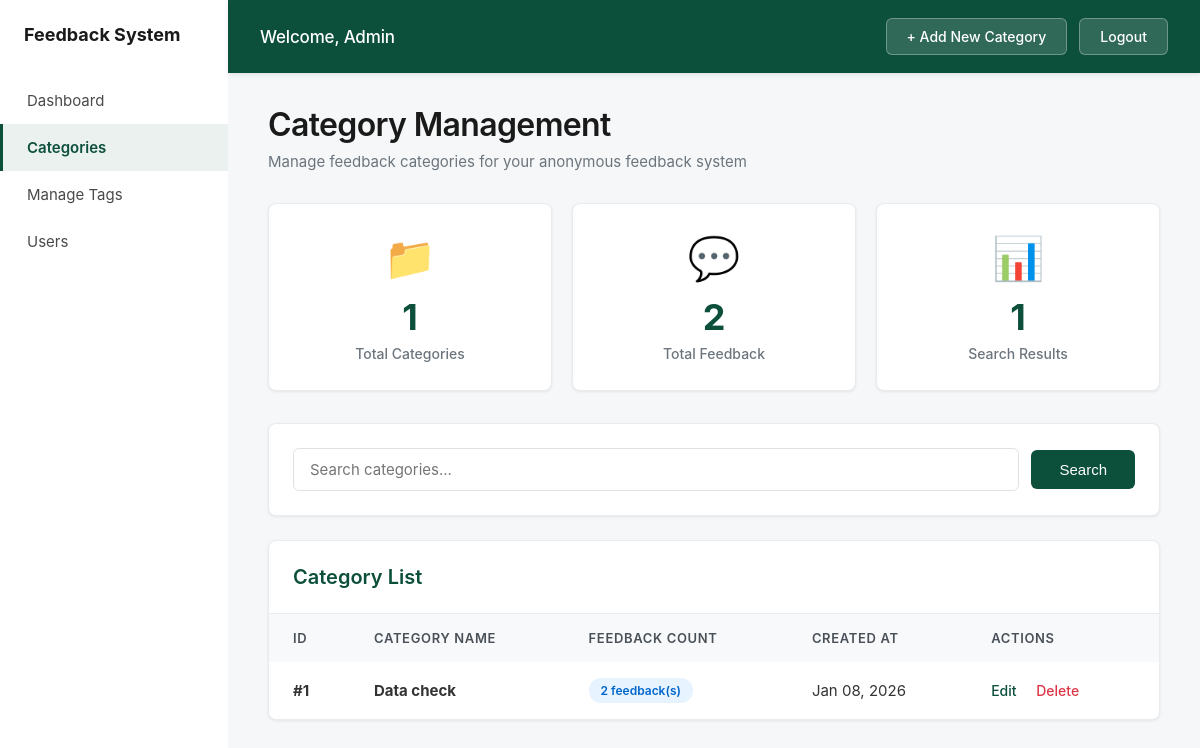
/category/manage_category.php (signed in), run on the app's committed database.
### tables this page shows
CREATE TABLE `category` (
  `category_id` int(11) NOT NULL,
  `category_name` varchar(255) NOT NULL,
  `created_at` timestamp NOT NULL DEFAULT current_timestamp()
);

### category/manage_category.php (the view, shortened to what this page needs)
<?php
include('../db/db.php');
$search_query = isset($_GET['search']) ? trim($_GET['search']) : '';
$sql = "SELECT c.*,
        (SELECT COUNT(*) FROM feedback WHERE category_id = c.category_id) as feedback_count
        FROM category c
        WHERE 1=1";
$sql .= " ORDER BY c.created_at DESC";
$result = $conn->query($sql);
$total_categories = $conn->query("SELECT COUNT(*) as count FROM category")->fetch_assoc()['count'];
$total_feedback = $conn->query("SELECT COUNT(*) as count FROM feedback")->fetch_assoc()['count'];
$username = isset($_SESSION['username']) ? $_SESSION['username'] : 'Admin';
?>
<!DOCTYPE html>
<html lang="en">
<head>
    <link rel="stylesheet" href="manage_category.css">
</head>
<body>
<div class="main-layout">
    <aside class="sidebar">
        <div class="system-title">Feedback System</div>
        <nav class="nav-menu">
            <a href="../admin/admin_dashboard.php" class="nav-item">Dashboard</a>
            <a href="manage_category.php" class="nav-item active">Categories</a>
            <a href="../admin/manage_tags.php" class="nav-item">Manage Tags</a>
            <a href="../admin/manage_users.php" class="nav-item">Users</a>
        </nav>
    </aside>
    <div class="content-area">
        <header class="top-header">
            <div class="welcome-text">
                Welcome, <?php echo htmlspecialchars($username); ?>
            </div>
            <div class="header-buttons">
                <a href="add_category.php" class="btn-header">+ Add New Category</a>
                <a href="../user/logout.php" class="logout-btn">Logout</a>
            </div>
        </header>
        <main class="dashboard-content">
            <div class="page-header">
                <h1>Category Management</h1>
                <p>Manage feedback categories for your anonymous feedback system</p>
            </div>
            <div class="stats-container">
                <div class="stat-card">
                    <div class="icon">📁</div>
                    <h3><?php echo $total_categories; ?></h3>
                    <p>Total Categories</p>
                </div>
                <div class="stat-card">
                    <div class="icon">💬</div>
                    <h3><?php echo $total_feedback; ?></h3>
                    <p>Total Feedback</p>
                </div>
                <div class="stat-card">
                    <div class="icon">📊</div>
                    <h3><?php echo $result->num_rows; ?></h3>
                    <p>Search Results</p>
                </div>
            </div>
            <div class="search-container">
                <form method="GET" action="" class="search-form">
                    <input
                        type="text"
                        name="search"
                        class="search-input"
                        placeholder="Search categories..."
                        value="<?php echo htmlspecialchars($search_query); ?>"
                    >
                    <button type="submit" class="search-btn">Search</button>
                </form>
            </div>
            <div class="table-container">
                <div class="table-header">
                    <h2>Category List</h2>
                </div>
                <?php if ($result->num_rows > 0): ?>
                    <table>
                        <thead>
                            <tr>
                                <th>ID</th>
                                <th>Category Name</th>
                                <th>Feedback Count</th>
                                <th>Created At</th>
                                <th>Actions</th>
                            </tr>
                        </thead>
                        <tbody>
                            <?php while ($row = $result->fetch_assoc()): ?>
                                <tr>
                                    <td><strong>#<?php echo htmlspecialchars($row['category_id']); ?></strong></td>
                                    <td>
                                        <strong><?php echo htmlspecialchars($row['category_name']); ?></strong>
                                    </td>
                                    <td>
                                        <span class="badge badge-primary">
                                            <?php echo $row['feedback_count']; ?> feedback(s)
                                        </span>
                                    </td>
                                    <td><?php echo date('M d, Y', strtotime($row['created_at'])); ?></td>
                                    <td>
                                        <a href="edit_category.php?id=<?php echo $row['category_id']; ?>" class="action-link">
                                            Edit
                                        </a>
                                        <a
                                            href="delete_category.php?id=<?php echo $row['category_id']; ?>"
                                            class="action-link delete-link"
                                            onclick="return confirm('Are you sure you want to delete this category?\n\nWarning: This category has <?php echo $row['feedback_count']; ?> feedback(s) associated with it.');"
                                        >
                                            Delete
                                        </a>
                                    </td>
                                </tr>
                            <?php endwhile; ?>
                        </tbody>
                    </table>
                <?php endif; ?>
            </div>
        </main>
    </div>
</div>
</body>
</html>

### category/manage_category.css (style rules this page uses)
* { margin: 0; padding: 0; box-sizing: border-box; }
body { font-family: -apple-system, BlinkMacSystemFont, 'Segoe UI', Roboto, Oxygen, Ubuntu, Cantarell, sans-serif; background: #f5f7f8; }
:root { --primary-green-dark: #0c4f3b; --accent-green-light: #32b25e; --pending-color: #f39c12; }
.main-layout { display: flex; min-height: 100vh; }
.sidebar { width: 228px; background-color: #ffffff; box-shadow: 2px 0 5px rgba(0, 0, 0, 0.05); padding: 0; flex-shrink: 0; }
.system-title { font-size: 18px; font-weight: 700; color: #1a1a1a; padding: 24px 24px 32px 24px; }
.nav-menu { display: flex; flex-direction: column; }
.nav-item { padding: 14px 24px; text-decoration: none; color: #4a4a4a; font-size: 15px; font-weight: 400; transition: background-color 0.15s, color 0.15s; border-left: 3px solid transparent; }
.nav-item.active { background-color: rgba(12, 79, 59, 0.08); color: var(--primary-green-dark); font-weight: 600; border-left-color: var(--primary-green-dark); }
.content-area { flex-grow: 1; display: flex; flex-direction: column; background: #f5f7f8; }
.top-header { background-color: var(--primary-green-dark); color: white; padding: 18px 32px; display: flex; justify-content: space-between; align-items: center; box-shadow: 0 2px 4px rgba(0,0,0,0.08); }
.welcome-text { font-size: 17px; font-weight: 500; letter-spacing: -0.01em; }
.header-buttons { display: flex; gap: 12px; align-items: center; }
.logout-btn, .btn-header { background-color: rgba(255, 255, 255, 0.15); color: #ffffff; border: 1px solid rgba(255, 255, 255, 0.3); padding: 9px 20px; border-radius: 6px; font-size: 14px; font-weight: 500; cursor: pointer; transition: all 0.2s ease; text-decoration: none; display: inline-block; }
.dashboard-content { padding: 32px 40px; max-width: 1400px; width: 100%; }
.page-header { margin-bottom: 32px; }
.page-header h1 { font-size: 32px; color: #1a1a1a; margin-bottom: 8px; font-weight: 600; letter-spacing: -0.02em; }
.page-header p { color: #6c757d; font-size: 15px; font-weight: 400; }
.stats-container { display: grid; grid-template-columns: repeat(auto-fit, minmax(240px, 1fr)); gap: 20px; margin-bottom: 32px; }
.stat-card { background: white; padding: 28px 24px; border-radius: 8px; box-shadow: 0 1px 3px rgba(0,0,0,0.08); text-align: center; transition: transform 0.2s ease, box-shadow 0.2s ease; border: 1px solid #e9ecef; }
.stat-card .icon { font-size: 42px; margin-bottom: 12px; }
.stat-card h3 { font-size: 36px; color: var(--primary-green-dark); margin-bottom: 6px; font-weight: 700; }
.stat-card p { color: #6c757d; font-size: 14px; font-weight: 500; }
.search-container { background: white; padding: 24px; border-radius: 8px; margin-bottom: 24px; box-shadow: 0 1px 3px rgba(0,0,0,0.08); border: 1px solid #e9ecef; }
.search-form { display: flex; gap: 12px; align-items: center; }
.search-input { flex: 1; padding: 11px 16px; border: 1px solid #dee2e6; border-radius: 6px; font-size: 15px; transition: all 0.2s ease; font-family: inherit; }
.search-btn { padding: 11px 28px; background: var(--primary-green-dark); color: white; border: none; border-radius: 6px; cursor: pointer; font-weight: 500; transition: all 0.2s ease; font-size: 15px; }
.table-container { background: white; border-radius: 8px; box-shadow: 0 1px 3px rgba(0,0,0,0.08); overflow: hidden; border: 1px solid #e9ecef; }
.table-header { padding: 24px; border-bottom: 1px solid #e9ecef; }
.table-header h2 { color: var(--primary-green-dark); font-size: 20px; font-weight: 600; }
table { width: 100%; border-collapse: collapse; }
th, td { padding: 16px 24px; text-align: left; }
th { background: #f8f9fa; color: #495057; font-weight: 600; font-size: 13px; text-transform: uppercase; letter-spacing: 0.05em; }
td { border-bottom: 1px solid #f0f0f0; color: #333; font-size: 15px; }
tbody tr { transition: background-color 0.15s ease; }
tbody tr:last-child td { border-bottom: none; }
.badge { display: inline-block; padding: 5px 12px; border-radius: 12px; font-size: 12px; font-weight: 600; }
.badge-primary { background: #e7f3ff; color: #0066cc; }
.action-link { color: var(--primary-green-dark); text-decoration: none; font-weight: 500; margin-right: 16px; transition: color 0.2s ease; font-size: 14px; }
.delete-link { color: #dc3545; }

### data on the page
category: category_id "1", category_name "Data check", feedback_count "2", created_at "Jan 08, 2026"

### other printed values
$username "Admin"
$total_categories "1"
$total_feedback "2"
$result->num_rows "1"
